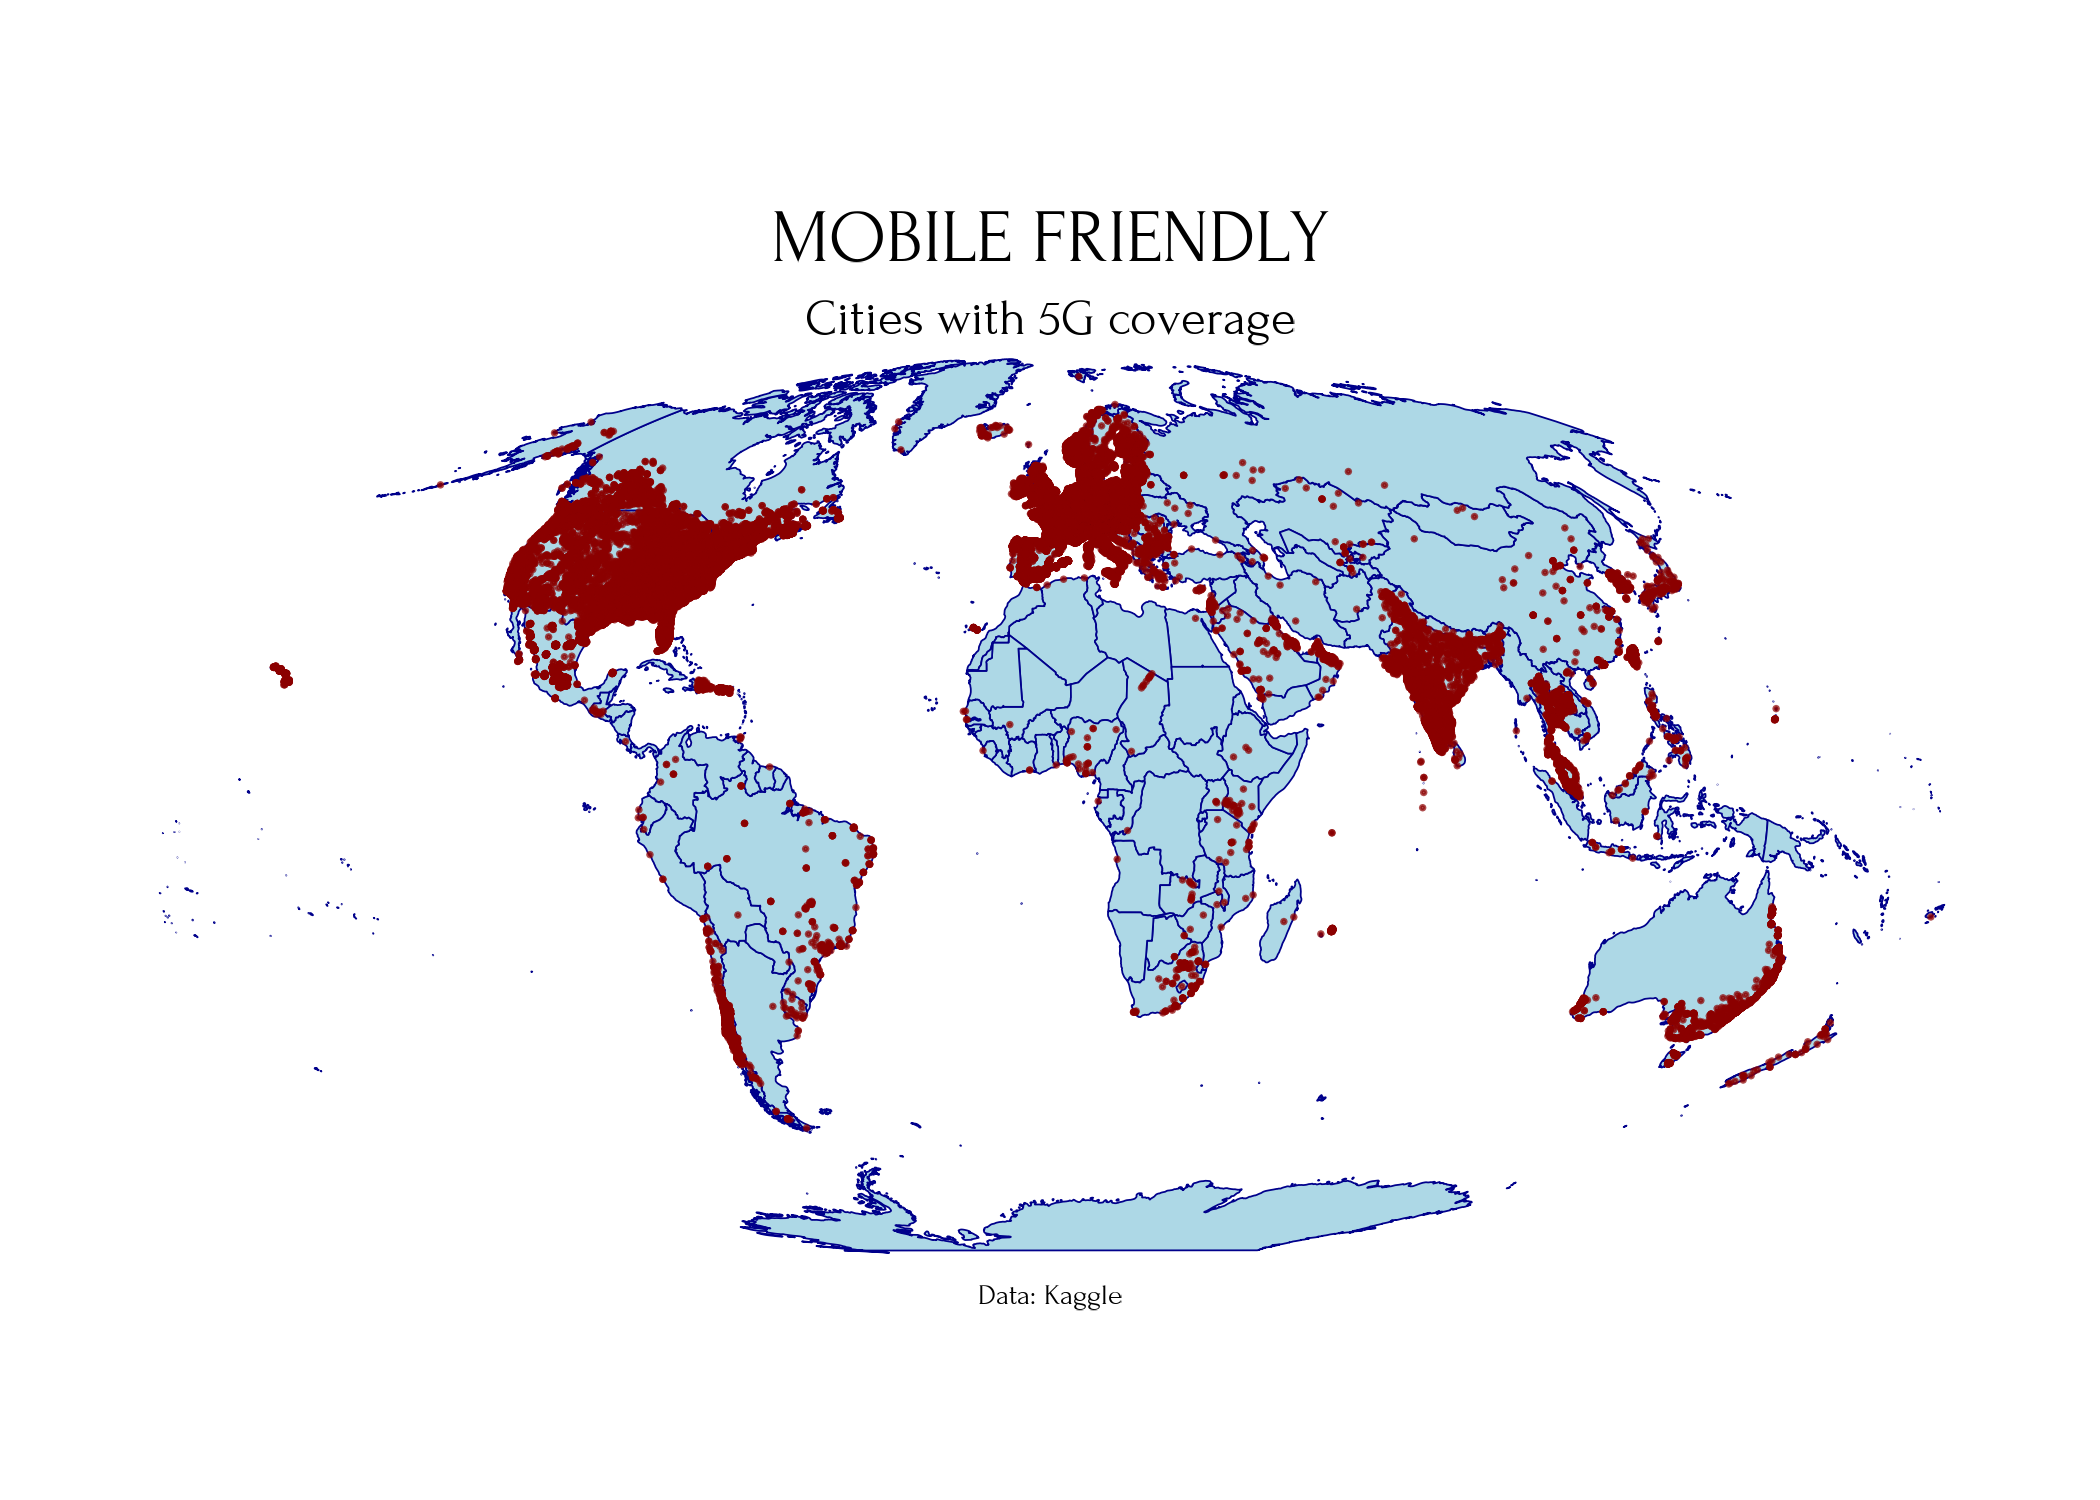

Recreate this plot in R.

library(tidyverse)
library(showtext)

font_add_google("Forum", "font")

showtext_auto(enable = TRUE)

data <- read_csv("./2024/data/mobile.zip")

world_map <-  map_data("world") |> 
  filter(!long > 180)

countries <- world_map %>%
  distinct(region) %>%
  rowid_to_column()

countries |>
  ggplot(aes(map_id = region)) +
  geom_map(
    map = world_map,
    colour = "darkblue",
    fill = "lightblue",
    linewidth = 0.2
  ) +
  geom_point(
    data = data,
    aes(x = longitude, y = latitude),
    size = 0.2,
    colour = "darkred",
    alpha = 0.7,
    inherit.aes = FALSE
  ) +
  labs(title = "MOBILE FRIENDLY",
       subtitle = "Cities with 5G coverage",
       caption = "Data: Kaggle") +
  expand_limits(x = world_map$long, y = world_map$lat) +
  coord_map("moll") +
  theme_void() +
  theme(
    text = element_text(family = "font"),
    plot.title = element_text(hjust = 0.5,
                              size = 56),
    plot.subtitle = element_text(hjust = 0.5,
                                 size = 38),
    plot.caption = element_text(hjust = 0.5,
                                size = 22),
    plot.margin = margin(10, 10, 10, 10)
  )

ggsave(
  "./2024/R/11_mobile-friendly.png",
  bg = "white",
  width = 7,
  height = 5,
)

system("open ./2024/R/11_mobile-friendly.png")
